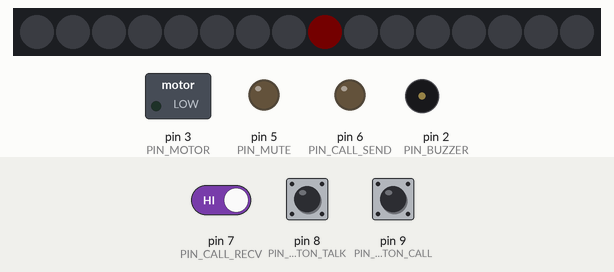
Bench run of a sketch on a simulated Arduino Uno, built with avr-gcc and run on an emulated ATmega328P. Shown: 16 RGB LEDs in strip order, left to right, switched loads named in the sketch (green lamp = pin HIGH), output pins drawn as LEDs (lit = HIGH), buzzer (waves = sounding). Dashed ring = blinking. Inputs (shaded band) come from the test bench; at power-on: pin 8 (PIN_BUTTON_TALK) HIGH, pin 7 (PIN_CALL_RECV) HIGH, pin 9 (PIN_BUTTON_CALL) HIGH. Dim RGB values are drawn brighter than linear.

Above: at 1.2 s.
1.3 s: pin 8 (PIN_BUTTON_TALK) pulled LOW for 0.15 s
At 2.3 s:
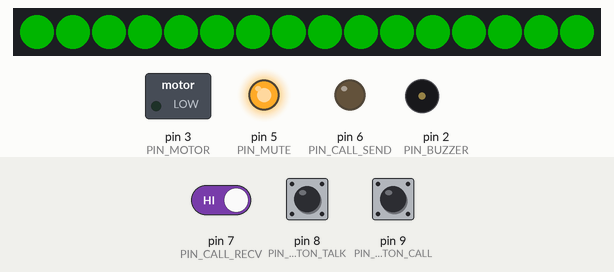
2.9 s: pin 7 (PIN_CALL_RECV) driven LOW
At 3.05 s:
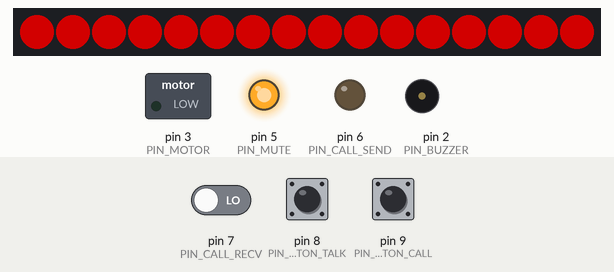
5.3 s: pin 8 (PIN_BUTTON_TALK) pulled LOW for 0.15 s
At 5.45 s:
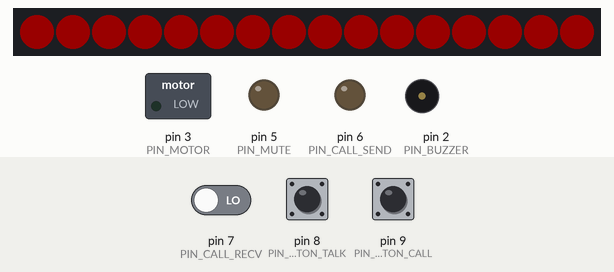
6.0 s: pin 8 (PIN_BUTTON_TALK) pulled LOW for 0.15 s
At 6.05 s:
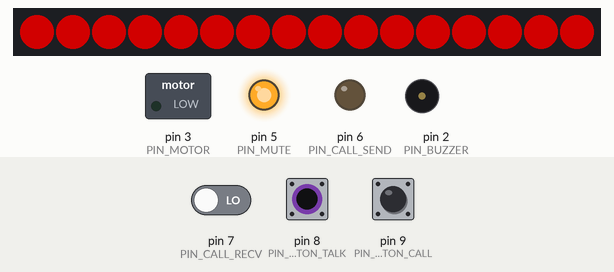
6.7 s: pin 8 (PIN_BUTTON_TALK) pulled LOW for 3.2 s
At 8.76 s:
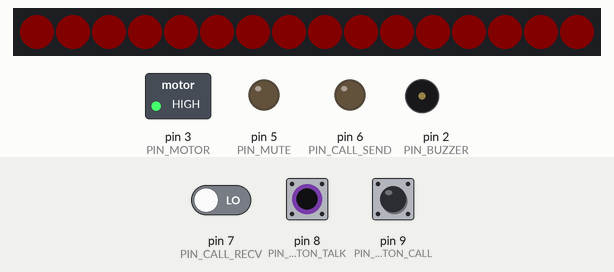
10.5 s: pin 9 (PIN_BUTTON_CALL) pulled LOW for 1 s
At 11.16 s:
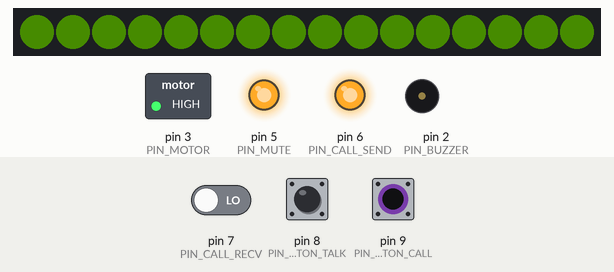
Timing chart, 0 to 14.9 s (numbered marks = the images above; inputs shaded):
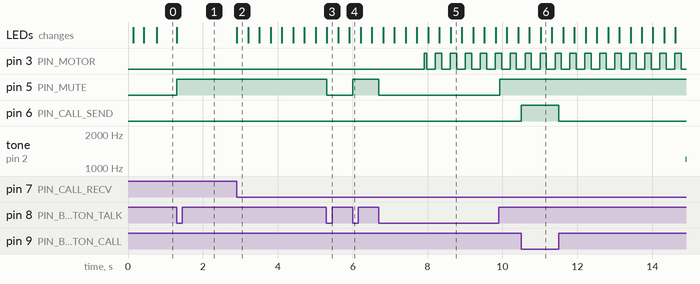

Measured:
- after the input at 1.3 s, pin 5 (PIN_MUTE): LOW → HIGH at once; the LEDs: change at once (image 1)
- after the input at 2.9 s, the LEDs: change at once (image 2)
- after the input at 5.3 s, pin 5 (PIN_MUTE): HIGH → LOW at once
- after the input at 6.0 s, pin 5 (PIN_MUTE): LOW → HIGH at once
- after the input at 6.7 s, pin 5 (PIN_MUTE): HIGH → LOW at once, → HIGH 3.2 s later
- after the input at 10.5 s, pin 6 (PIN_CALL_SEND): LOW → HIGH at once, → LOW 1.0 s later
- by itself, pin 3 (PIN_MOTOR): alternates HIGH for 0.17 s and LOW for 0.23 s

The sketch:

apb1_src.ino
```cpp
#include <FastLED.h>

#define CONF_CALL_BLINK_DURATION 1500
#define CONF_CALL_BLINK_SPEED 100

#define CONF_CALL_VIBRATE_AFTER 5000
#define CONF_CALL_BUZZ_AFTER 10000

#define CONF_TALK_LATCH_THRESHOLD 250

#define PIN_BUZZER 2
#define PIN_MOTOR 3
#define PIN_RMK 4
#define PIN_MUTE 5
#define PIN_CALL_SEND 6
#define PIN_CALL_RECV 7
#define PIN_BUTTON_TALK 8
#define PIN_BUTTON_CALL 9
#define PIN_LEDS 10

#define LED_COUNT 16
CRGB leds[LED_COUNT];

uint64_t call_first_received = 0;
uint64_t last_call = 0;

uint64_t talk_first_pressed = 0;
bool talking = false;

void setup() {
  pinMode(PIN_BUZZER, OUTPUT);
  pinMode(PIN_MOTOR, OUTPUT);
  pinMode(PIN_RMK, INPUT);
  pinMode(PIN_MUTE, OUTPUT);
  pinMode(PIN_CALL_SEND, OUTPUT);
  pinMode(PIN_CALL_RECV, INPUT);
  pinMode(PIN_BUTTON_TALK, INPUT_PULLUP);
  pinMode(PIN_BUTTON_CALL, INPUT_PULLUP);

	FastLED.addLeds<WS2812,PIN_LEDS,GRB>(leds,LED_COUNT);
	FastLED.setBrightness(127);
}


void loop() {
    fill_solid(leds, LED_COUNT, CRGB::Black);

    uint8_t value = beatsin8(10)/18;
    //leds[14] = CRGB(15, 4, 0);
    leds[8] = CRGB(15, 4, 0);
    //leds[14].subtractFromRGB(value);
    leds[8].subtractFromRGB(value);

    //}
    // Talk button latch mechanism.
    // Short press to toggle the state, long press does either push-to-talk or push-to-mute

    // Check if the button is pressed
    if(!digitalRead(PIN_BUTTON_TALK)) {
      // If pressed for the first time in a while
      if(talk_first_pressed == 0) {
        // Invert the talking state
        talking = !talking;
        // Store the time of the press
        talk_first_pressed = millis();
      }
    } else {
      // If was pressed and not yet cleared
      if(talk_first_pressed != 0) {

        // If the press was more than 250ms ago,
        // Invert the state
        if((millis() - talk_first_pressed) > CONF_TALK_LATCH_THRESHOLD) {
          talking = !talking;
        }

        // Clear the press
        talk_first_pressed = 0;
        delay(25);
      }
    }

    // If we are talking, set the led color and write unmute the analog part
    if(talking) fill_solid(leds, LED_COUNT, CRGB::Green);
    digitalWrite(PIN_MUTE, talking);

    // If the call button is pressed pass that signal through the bus
    digitalWrite(PIN_CALL_SEND, !digitalRead(PIN_BUTTON_CALL));

    // If the call signal is received
    if(!digitalRead(PIN_CALL_RECV)) {
      // Start a timer
      last_call = millis();
      // Set when the call signal was first received
      if(call_first_received==0) call_first_received=millis();
      // If the call signal has been present for more than CONF_CALL_BUZZ_AFTER, start the buzzer
      if((millis()-call_first_received) > CONF_CALL_BUZZ_AFTER) tone(PIN_BUZZER, beatsin8(255)*2+800, 10);
      if((millis()-call_first_received) > CONF_CALL_VIBRATE_AFTER) digitalWrite(PIN_MOTOR, beatsin8(150)<100);

    } else {
      if(call_first_received!=0) call_first_received=0;
      // Stop the buzzer
      noTone(PIN_BUZZER);
      digitalWrite(PIN_MOTOR, false);
    }
    // Blink the leds red
    if(last_call != 0 && (millis() - last_call) < CONF_CALL_BLINK_DURATION) {
        uint8_t valueR = ease8InOutCubic(beatsin8(255));
        uint8_t valueG = (talking ? 255-valueR : 0) / 10;
        fill_solid(leds, LED_COUNT, CRGB(valueR, valueG, 0));
    }


	  FastLED.show();
}
```
